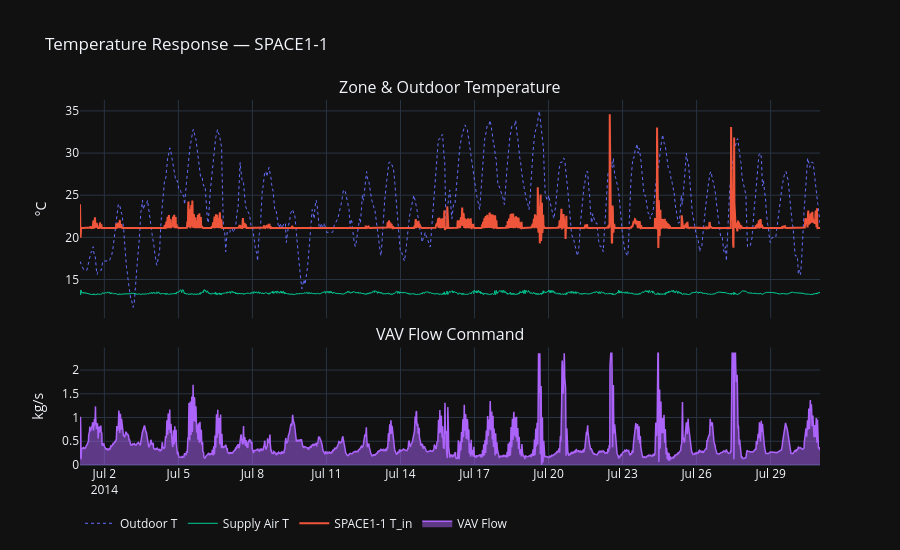

Notebook code for this chart:
### Markdown cell above
## 1 · Temperature Response vs Flow Command

### Code cell
fig = make_subplots(
    rows=2, cols=1, shared_xaxes=True,
    row_heights=[0.65, 0.35],
    subplot_titles=['Zone & Outdoor Temperature', 'VAV Flow Command'],
    vertical_spacing=0.08
)

# Row 1: Temperatures
fig.add_trace(go.Scatter(x=df['Datetime'], y=df['Out_Temp_C'],
    name='Outdoor T', line=dict(color='#636EFA', width=1, dash='dot')), row=1, col=1)
fig.add_trace(go.Scatter(x=df['Datetime'], y=df[f'Fan_Out_Temp_C'],
    name='Supply Air T', line=dict(color='#00CC96', width=1)), row=1, col=1)
fig.add_trace(go.Scatter(x=df['Datetime'], y=df[f'{ZONE}_Temp_C'],
    name=f'{ZONE} T_in', line=dict(color='#EF553B', width=2)), row=1, col=1)
# fig.add_trace(go.Scatter(x=df['Datetime'], y=df[f'{ZONE}_T_m_C'],
#     name=f'{ZONE} T_m (Radiant)', line=dict(color='#FFA15A', width=1.5)), row=1, col=1)

# Row 2: VAV flow
fig.add_trace(go.Scatter(x=df['Datetime'], y=df[f'{ZONE}_VAV_Flow_kg_s'],
    name='VAV Flow', fill='tozeroy',
    line=dict(color='#AB63FA', width=1.5)), row=2, col=1)

fig.update_layout(template='plotly_dark', height=550,
    title=f'Temperature Response — {ZONE}',
    legend=dict(orientation='h', y=-0.12))
fig.update_yaxes(title_text='°C', row=1, col=1)
fig.update_yaxes(title_text='kg/s', row=2, col=1)
fig.show()

### Figure 1 — Plotly figure (JSON) as saved in the notebook; plotly's stock layout.template omitted (floating-point values rounded to 4 significant figures; data arrays with more than 128 entries replaced by an {"elided": "..."} marker saying what was removed)
{"data": [{"line": {"color": "#636EFA", "dash": "dot", "width": 1}, "name": "Outdoor T", "type": "scatter", "x": {"elided": "2880 str values"}, "xaxis": "x", "y": {"elided": "2880 float values"}, "yaxis": "y"}, {"line": {"color": "#00CC96", "width": 1}, "name": "Supply Air T", "type": "scatter", "x": {"elided": "2880 str values"}, "xaxis": "x", "y": {"elided": "2880 float values"}, "yaxis": "y"}, {"line": {"color": "#EF553B", "width": 2}, "name": "SPACE1-1 T_in", "type": "scatter", "x": {"elided": "2880 str values"}, "xaxis": "x", "y": {"elided": "2880 float values"}, "yaxis": "y"}, {"fill": "tozeroy", "line": {"color": "#AB63FA", "width": 1.5}, "name": "VAV Flow", "type": "scatter", "x": {"elided": "2880 str values"}, "xaxis": "x2", "y": {"elided": "2880 float values"}, "yaxis": "y2"}], "layout": {"annotations": [{"font": {"size": 16}, "showarrow": false, "text": "Zone & Outdoor Temperature", "x": 0.5, "xanchor": "center", "xref": "paper", "y": 1, "yanchor": "bottom", "yref": "paper"}, {"font": {"size": 16}, "showarrow": false, "text": "VAV Flow Command", "x": 0.5, "xanchor": "center", "xref": "paper", "y": 0.322, "yanchor": "bottom", "yref": "paper"}], "height": 550, "legend": {"orientation": "h", "y": -0.12}, "title": {"text": "Temperature Response — SPACE1-1"}, "xaxis": {"anchor": "y", "domain": [0, 1], "matches": "x2", "showticklabels": false}, "xaxis2": {"anchor": "y2", "domain": [0, 1]}, "yaxis": {"anchor": "x", "domain": [0.402, 1], "title": {"text": "°C"}}, "yaxis2": {"anchor": "x2", "domain": [0, 0.322], "title": {"text": "kg/s"}}}}
